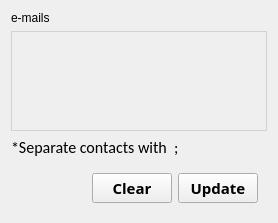
             <widget class="QWidget" name="widget_42" native="true">
              <layout class="QGridLayout" name="gridLayout_9">
               <item row="3" column="0" alignment="Qt::AlignRight">
                <widget class="QWidget" name="widget_30" native="true">
                 <layout class="QHBoxLayout" name="horizontalLayout_3">
                  <item>
                   <widget class="QPushButton" name="btn_clear_new_register">
                    <property name="minimumSize">
                     <size>
                      <width>80</width>
                      <height>0</height>
                     </size>
                    </property>
                    <property name="maximumSize">
                     <size>
                      <width>80</width>
                      <height>16777215</height>
                     </size>
                    </property>
                    <property name="font">
                     <font>
                      <family>Century Gothic</family>
                      <pointsize>11</pointsize>
                      <weight>75</weight>
                      <bold>true</bold>
                     </font>
                    </property>
                    <property name="text">
                     <string>Clear</string>
                    </property>
                   </widget>
                  </item>
                  <item>
                   <widget class="QPushButton" name="btn_update_supplier">
                    <property name="minimumSize">
                     <size>
                      <width>80</width>
                      <height>0</height>
                     </size>
                    </property>
                    <property name="maximumSize">
                     <size>
                      <width>80</width>
                      <height>16777215</height>
                     </size>
                    </property>
                    <property name="font">
                     <font>
                      <family>Century Gothic</family>
                      <pointsize>11</pointsize>
                      <weight>75</weight>
                      <bold>true</bold>
                     </font>
                    </property>
                    <property name="text">
                     <string>Update</string>
                    </property>
                   </widget>
                  </item>
                 </layout>
                </widget>
               </item>
               <item row="0" column="0">
                <widget class="QLabel" name="label_11">
                 <property name="text">
                  <string>e-mails</string>
                 </property>
                </widget>
               </item>
               <item row="1" column="0">
                <widget class="QTextEdit" name="email_update">
                 <property name="maximumSize">
                  <size>
                   <width>16777215</width>
                   <height>100</height>
                  </size>
                 </property>
                 <property name="font">
                  <font>
                   <family>Calibri</family>
                   <pointsize>14</pointsize>
                   <weight>50</weight>
                   <bold>false</bold>
                  </font>
                 </property>
                 <property name="styleSheet">
                  <string notr="true">background:transparent;
border: 1px solid rgb(210,210, 210);
padding:10px
</string>
                 </property>
                </widget>
               </item>
               <item row="2" column="0">
                <widget class="QLabel" name="label_43">
                 <property name="font">
                  <font>
                   <family>Calibri</family>
                   <pointsize>12</pointsize>
                   <weight>50</weight>
                   <bold>false</bold>
                  </font>
                 </property>
                 <property name="text">
                  <string>*Separate contacts with  ;</string>
                 </property>
                </widget>
               </item>
              </layout>
             </widget>
